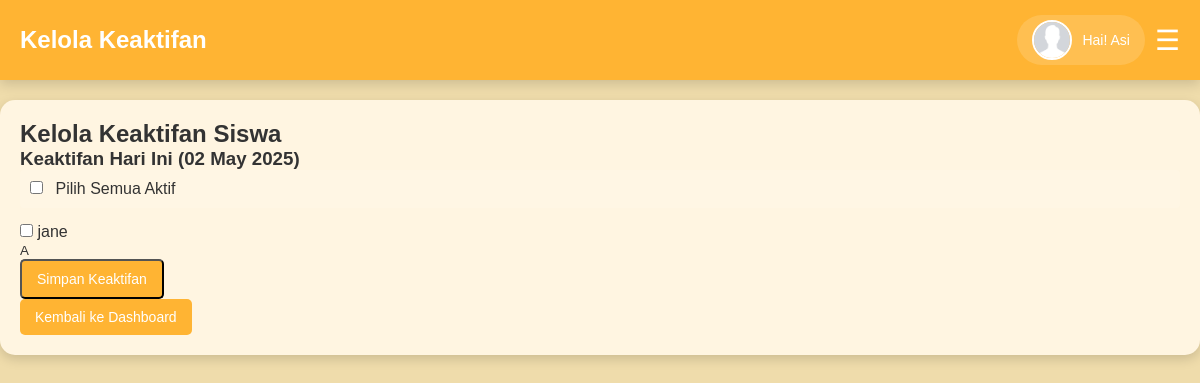
Screenshot of /dashboard-guru-fiture/kelola_keaktifan.php?eskul_id=4 (signed in) with the database file from the repository.
### tables this page shows
CREATE TABLE `teachers` (
  `teacher_id` int(11) NOT NULL,
  `name` varchar(100) NOT NULL,
  `email` varchar(100) DEFAULT NULL,
  `phone` varchar(15) DEFAULT NULL,
  `user_id` int(11) DEFAULT NULL
);

CREATE TABLE `users` (
  `id` int(11) NOT NULL,
  `username` varchar(50) NOT NULL,
  `password` varchar(255) NOT NULL,
  `full_name` varchar(100) NOT NULL,
  `role` enum('admin','teacher','student') NOT NULL,
  `profile_picture` varchar(255) DEFAULT 'fotos/profile/default.png'
);

CREATE TABLE `students` (
  `student_id` int(11) NOT NULL,
  `name` varchar(100) NOT NULL,
  `email` varchar(100) DEFAULT NULL,
  `phone` varchar(15) DEFAULT NULL,
  `user_id` int(11) DEFAULT NULL,
  `kelas_id` int(11) DEFAULT NULL
);

CREATE TABLE `kelas` (
  `kelas_id` int(11) NOT NULL,
  `nama_kelas` varchar(100) DEFAULT NULL,
  `tingkat` enum('X','XI','XII') DEFAULT NULL,
  `jurusan` varchar(100) DEFAULT NULL,
  `id_semester` int(11) DEFAULT NULL
);

### dashboard-guru-fiture/kelola_keaktifan.php (the view, shortened to what this page needs)
<?php
include '../koneksi.php';
$eskul_id = isset($_GET['eskul_id']) ? $_GET['eskul_id'] : null;
$stmt = $conn->prepare("SELECT s.student_id, s.name, k.nama_kelas
                       FROM eskul_students es
                       JOIN students s ON es.student_id = s.student_id
                       JOIN kelas k ON s.kelas_id = k.kelas_id
                       WHERE es.eskul_id = ?
                       ORDER BY k.tingkat, k.nama_kelas, s.name");
$stmt->bind_param("i", $eskul_id);
$stmt->execute();
$students = $stmt->get_result();
$page_title = "Kelola Keaktifan";
include 'layouts/header.php';
?>
<div class="wrapper">
    <main class="container">
        <h2>Kelola Keaktifan Siswa</h2>
        <div class="mass-attendance">
            <h3>Keaktifan Hari Ini (<?php echo date('d M Y'); ?>)</h3>
            <form method="POST" action="">
                <div class="checkbox-group">
                    <input type="checkbox" id="selectAll" onclick="toggleAllCheckboxes()">
                    <label for="selectAll">Pilih Semua Aktif</label>
                </div>
                <div class="student-list">
                    <?php while ($student = $students->fetch_assoc()): ?>
                    <div class="student-card">
                        <input type="checkbox" name="student_ids[]"
                               value="<?php echo $student['student_id']; ?>"
                               class="student-checkbox"
                               id="student_<?php echo $student['student_id']; ?>">
                        <label for="student_<?php echo $student['student_id']; ?>">
                            <?php echo htmlspecialchars($student['name']); ?>
                            <br>
                            <small><?php echo htmlspecialchars($student['nama_kelas']); ?></small>
                        </label>
                    </div>
                    <?php endwhile; ?>
                </div>
                <button type="submit" name="mass_keaktifan" class="button">
                    Simpan Keaktifan
                </button>
            </form>
        </div>
        <a href="../dashboard_guru.php" class="button">Kembali ke Dashboard</a>
    </main>
</div>
</body>
</html>

### dashboard-guru-fiture/layouts/header.php (shortened to what this page needs)
<?php
if (!isset($teacher_name)) {
    $query_teacher = "SELECT t.name, u.profile_picture
                     FROM teachers t
                     JOIN users u ON t.user_id = u.id
                     WHERE t.user_id = ?";
    $stmt = $conn->prepare($query_teacher);
    $stmt->bind_param("i", $_SESSION['user_id']);
    $stmt->execute();
    $teacher_data = $stmt->get_result()->fetch_assoc();
    $teacher_name = $teacher_data['name'];
    $teacher_photo = !empty($teacher_data['profile_picture']) ? '../' . $teacher_data['profile_picture'] : '../fotos/profile/default.png';
}
?>
<!DOCTYPE html>
<html lang="id">
<head>
    <link rel="stylesheet" href="../css/style.css">
</head>
<body>
    <nav class="navbar">
        <div class="navbar-left">
            <h2><?php echo $page_title ?? 'Dashboard Guru'; ?></h2>
        </div>
        <div class="navbar-right">
            <div class="profile">
                <img src="<?php echo $teacher_photo; ?>" alt="Profile" class="profile-logo">
                <span class="welcome-message">
                    Hai! <?php echo htmlspecialchars($teacher_name); ?>
                </span>
            </div>
            <button id="menu-btn" class="menu-btn">☰</button>
        </div>
    </nav>
</body>
</html>

### css/style.css (style rules this page uses)
:root { --bg-color: #EFDCAB; --bg-color-2: #FFF5E1; --text-color: #333; --primary-color: #FFB433; --hover-color: #E09E2C; --sidebar-bg: #FFB433; --sidebar-text: #5A3E1B; --overlay-bg: rgba(0, 0, 0, 0.5); --shadow-light: 0px 4px 12px rgba(0, 0, 0, 0.15); }
*, *::before, *::after { margin: 0; padding: 0; box-sizing: border-box; font-family: Arial, sans-serif; }
html { scroll-behavior: smooth; }
body { background-color: var(--bg-color); color: var(--text-color); transition: all 0.3s ease-in-out; }
.navbar { display: flex; justify-content: space-between; align-items: center; background: var(--primary-color); padding: 15px 20px; color: white; position: fixed; width: 100%; top: 0; left: 0; z-index: 1000; box-shadow: var(--shadow-light); }
.navbar-left h2 { font-size: 24px; }
.navbar-right { display: flex; align-items: center; gap: 10px; }
.profile { display: flex; align-items: center; background: rgba(255, 255, 255, 0.15); border-radius: 25px; padding: 5px 15px; gap: 10px; }
.profile-logo { width: 40px; height: 40px; object-fit: cover; border-radius: 50%; border: 2px solid white; }
.welcome-message { color: white; font-weight: 500; font-size: 14px; text-transform: capitalize; white-space: nowrap; }
.container { max-width: 1200px; margin: 100px auto 20px auto; padding: 20px; background: var(--bg-color-2); border-radius: 15px; box-shadow: var(--shadow-light); }
.button { padding: 10px 15px; background-color: var(--primary-color); color: white; text-decoration: none; border-radius: 5px; display: inline-block; font-size: 14px; }
.menu-btn { background: none; border: none; color: white; font-size: 28px; cursor: pointer; }
.checkbox-group { background: rgba(255,255,255,0.1); padding: 10px; border-radius: 4px; margin-bottom: 15px; }
.checkbox-group input[type="checkbox"] { margin-right: 8px; }

### rows the page displays
teachers: user.profile_picture (placeholder picture), name "Asi"
students: name "jane", kelas.nama_kelas "A"

### other values shown
$page_title "Kelola Keaktifan"
